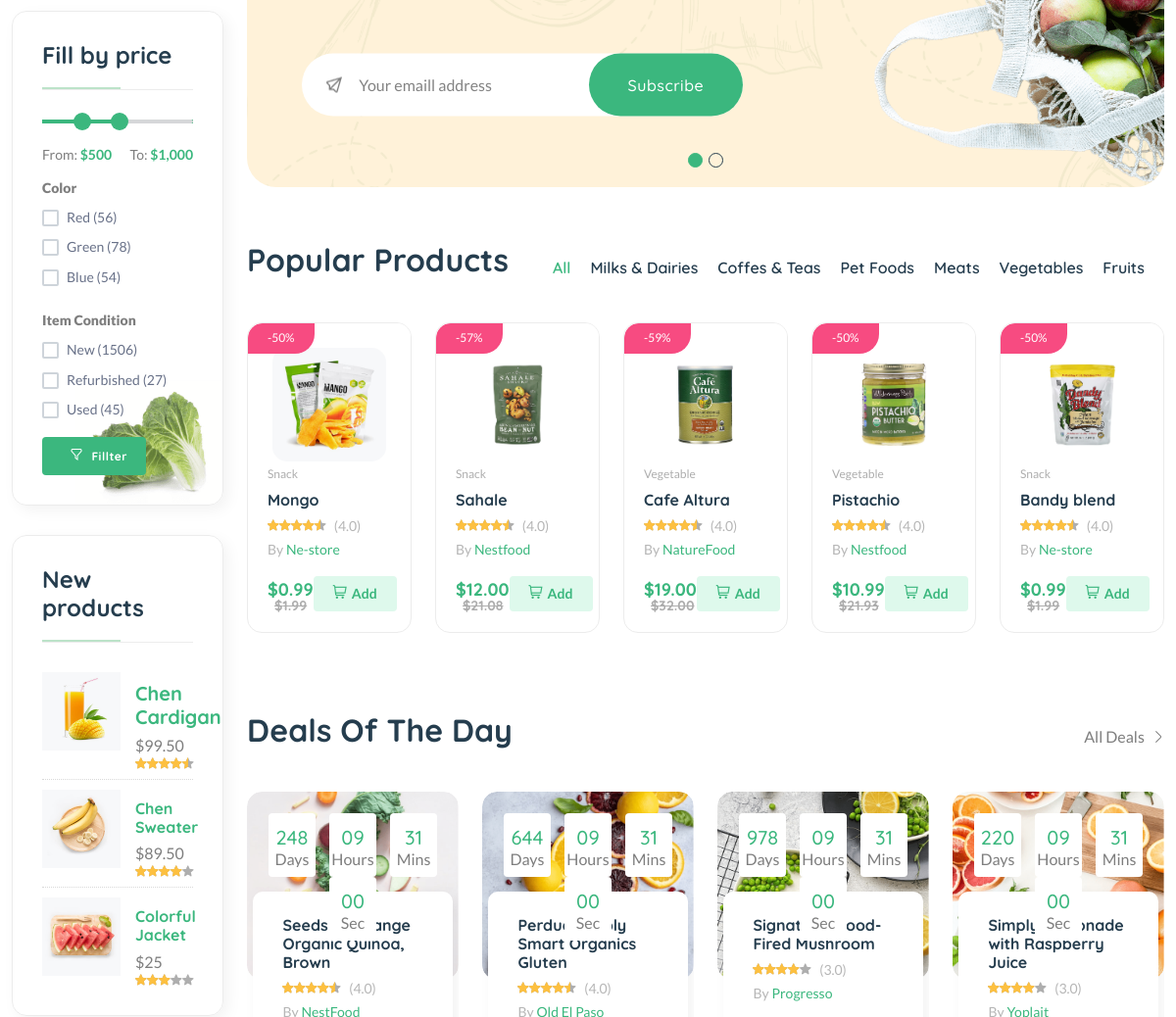
The app's page / (middle part), older data.
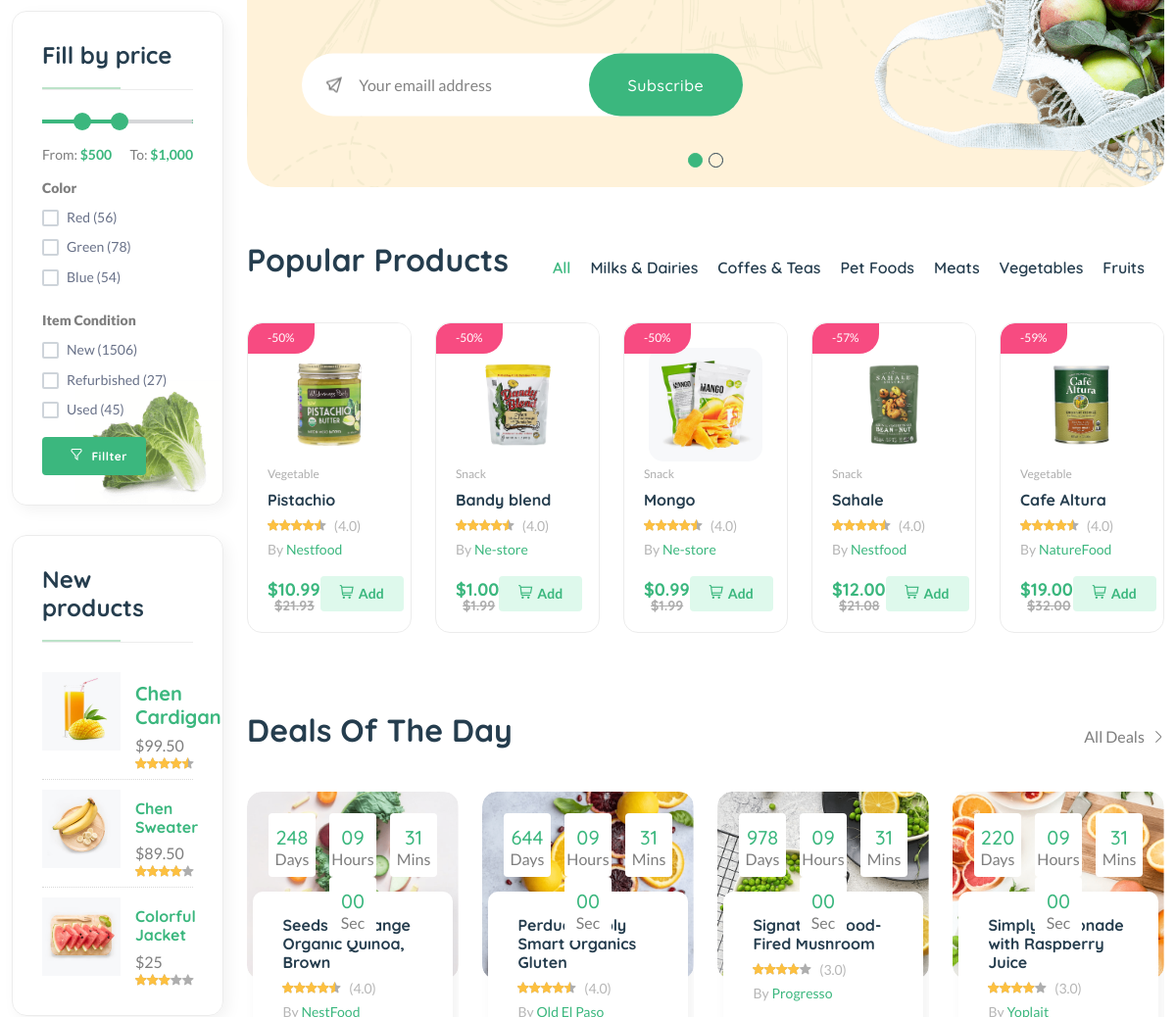
The same page, newer data.
### core/models.py (models this page shows, shortened)
class Product(models.Model):
    pid = ShortUUIDField(
        unique=True,
        length=10,
        max_length=30,
        alphabet='abcdefgh12345'
        )
    user = models.ForeignKey(User, on_delete=models.SET_NULL, null=True) # noqa
    category = models.ForeignKey(
        Category,
        on_delete=models.SET_NULL,
        null=True,
        related_name='category',
        )
    vendor = models.ForeignKey(
        Vendor,
        on_delete=models.SET_NULL,
        null=True,
        related_name='vendor'
        )
    title = models.CharField(max_length=100, default="Title here")
    image = models.ImageField(upload_to=user_directory_path, default='product.jpg') # noqa
    description = CKEditor5Field(null=True, blank=True, default='This is a product', config_name='extends') # noqa
    price = models.DecimalField(max_digits=99999999, decimal_places=2, default='0.99') # noqa
    old_price = models.DecimalField(max_digits=99999999, decimal_places=2, default='1.99') # noqa
    specifications = CKEditor5Field(null=True, blank=True, default='Specification', config_name='extends') # noqa
    tags = TaggableManager(blank=True)
    product_status = models.CharField(choices=STATUS, max_length=10, default='in_review') # noqa
    status = models.BooleanField(default=True)
    in_stock = models.BooleanField(default=True)
    featured = models.BooleanField(default=False)
    digital = models.BooleanField(default=False)
    stock_count = models.PositiveIntegerField(blank=True, null=True)
    product_type = models.CharField(max_length=100, default="Ornganic", blank=True, null=True)
    manufactured = models.DateTimeField(auto_now_add=False, null=True, blank=True)
    life = models.CharField(max_length=100, default="100 Days", blank=True, null=True)
    sku = ShortUUIDField(
        unique=True,
        length=4,
        max_length=10,
        prefix='sku',
        alphabet='1234567890'
        )
    date = models.DateTimeField(auto_now_add=True)
    updated = models.DateTimeField(auto_now=True)
    def get_percentage(self):
        new_price = (self.price / self.old_price) * 100
        return new_price

class Category(models.Model):
    cid = ShortUUIDField(
        unique=True,
        length=10,
        max_length=30,
        prefix='cat',
        alphabet='abcdefgh12345'
        )
    title = models.CharField(max_length=100, default='This is a category')
    image = models.ImageField(upload_to='category/', default='category.jpg')
    class Meta:
        verbose_name_plural = 'categories'
    def __str__(self):
        return str(self.title)

class Vendor(models.Model):
    vid = ShortUUIDField(
        unique=True,
        length=10,
        max_length=30,
        prefix='ven',
        alphabet='abcdefgh12345'
        )
    user = models.ForeignKey(User, on_delete=models.SET_NULL, null=True)
    title = models.CharField(max_length=100, default="Nestify")
    image = models.ImageField(upload_to=user_directory_path, default='vendor.jpg') # noqa
    cover_image = models.ImageField(upload_to=user_directory_path, default='vendor.jpg') # noqa
    description = CKEditor5Field(null=True, blank=True, default='I am a vendor', config_name='extends') # noqa
    address = models.CharField(max_length=100, default='123 Street Road')
    contact = models.CharField(max_length=100, default='+123 (456) 789')
    chat_resp_time = models.CharField(max_length=100, default='100')
    shipping_on_time = models.CharField(max_length=100, default='100')
    authentic_rating = models.CharField(max_length=100, default='100')
    days_return = models.CharField(max_length=100, default='100')
    warranty_period = models.CharField(max_length=100, default='100')
    date = models.DateTimeField(auto_now_add=True, null=True, blank=True)
    class Meta:
        verbose_name = 'Vendor'
        verbose_name_plural = 'Vendors'
    def __str__(self):
        return str(self.title)

### core/views.py (the view)
# urls.py: path("", views.index, name='home'),
def index(request):
    products = Product.objects.filter(
        featured=True,
        product_status='published',
    ).order_by('-updated')
    context = {
        'products': products
    }
    return render(request, 'core/index.html', context)

### core/context_processor.py (called while the page is built)
def default(request):
    categories = Category.objects.annotate(
        product_count=Count(
            'category',
            filter=Q(category__product_status='published')
        )
    )
    vendors = Vendor.objects.all()
    tags = Tag.objects.all()
    min_max_price = Product.objects.aggregate(Min('price'), Max('price'))
    context = {
        'categories': categories,
        'vendors': vendors,
        'tags': tags,
        'min_max_price': min_max_price,
    }
    return context

### templates/core/index.html (shortened to what the changed rows need)
{% extends 'base.html' %} {% load static %} {% block content %}
<main class="main">
  <div class="container mb-30">
    <div class="row flex-row-reverse">
      <div class="col-lg-4-5">
        <section class="product-tabs section-padding position-relative">
          <div class="tab-content" id="myTabContent">
            <div
              class="tab-pane fade show active"
              id="tab-one"
              role="tabpanel"
              aria-labelledby="tab-one"
            >
              <div class="row product-grid-4">
                {% for prod in products %}
                <div class="col-lg-1-5 col-md-4 col-12 col-sm-6">
                  <div class="product-cart-wrap mb-30">
                    <div class="product-img-action-wrap">
                      <div class="product-img product-img-zoom">
                        <a
                          href="{% url 'product_detail' prod.category.title prod.pid %}"
                        >
                          <img
                            class="default-img"
                            src="{{ prod.image.url }}"
                            alt=""
                          />
                        </a>
                      </div>
                      <div
                        class="product-badges product-badges-position product-badges-mrg"
                      >
                        <span class="hot"
                          >-{{prod.get_percentage | floatformat:0}}%</span
                        >
                      </div>
                    </div>
                    <div class="product-content-wrap">
                      <div class="product-category">
                        <a
                          href="{% url 'product_detail' prod.category.title prod.pid %}"
                          >{{ prod.category.title | capfirst }}</a
                        >
                      </div>
                      <h2>
                        <a
                          href="{% url 'product_detail' prod.category.title prod.pid %}"
                          >{{ prod.title }}</a
                        >
                      </h2>
                      <div class="product-rate-cover">
                        <div class="product-rate d-inline-block">
                          <div class="product-rating" style="width: 90%"></div>
                        </div>
                        <span class="font-small ml-5 text-muted"> (4.0)</span>
                      </div>
                      <div>
                        <span class="font-small text-muted"
                          >By
                          <a
                            href="{% url 'vendor_detail' prod.vendor prod.vendor.vid %}"
                            >{{prod.vendor}}</a
                          ></span
                        >
                      </div>
                      <div class="product-card-bottom">
                        <div class="product-price lh-1">
                          <span>${{ prod.price }}</span>
                          <span class="old-price">${{prod.old_price}}</span>
                        </div>
                        <div class="add-cart">
                          <a class="add" href="shop-cart.html"
                            ><i class="fi-rs-shopping-cart mr-5"></i>Add
                          </a>
                        </div>
                      </div>
                    </div>
                  </div>
                </div>
                {% endfor %}
              </div>
            </div>
          </div>
        </section>
        <section class="section-padding pb-5">
          <div class="row">
            <div class="col-xl-3 col-lg-4 col-md-6">
              <div class="product-cart-wrap style-2">
                <div class="product-content-wrap">
                  <div class="deals-content">
                    <h2>
                      <a href="shop-product-right.html"
                        >Seeds of Change Organic Quinoa, Brown</a
                      >
                    </h2>
                  </div>
                </div>
              </div>
            </div>
            <div class="col-xl-3 col-lg-4 col-md-6">
              <div class="product-cart-wrap style-2">
                <div class="product-content-wrap">
                  <div class="deals-content">
                    <h2>
                      <a href="shop-product-right.html"
                        >Perdue Simply Smart Organics Gluten</a
                      >
                    </h2>
                  </div>
                </div>
              </div>
            </div>
            <div class="col-xl-3 col-lg-4 col-md-6 d-none d-lg-block">
              <div class="product-cart-wrap style-2">
                <div class="product-content-wrap">
                  <div class="deals-content">
                    <h2>
                      <a href="shop-product-right.html"
                        >Signature Wood-Fired Mushroom</a
                      >
                    </h2>
                  </div>
                </div>
              </div>
            </div>
            <div class="col-xl-3 col-lg-4 col-md-6 d-none d-xl-block">
              <div class="product-cart-wrap style-2">
                <div class="product-content-wrap">
                  <div class="deals-content">
                    <h2>
                      <a href="shop-product-right.html"
                        >Simply Lemonade with Raspberry Juice</a
                      >
                    </h2>
                  </div>
                </div>
              </div>
            </div>
          </div>
        </section>
      </div>
    </div>
  </div>
</main>
{% endblock %}

Row changes from the older to the newer data that the page shows:
changed Product "Pistachio": moves up the list
changed Product "Bandy blend": price "0.99" → "1.00"; moves up the list
